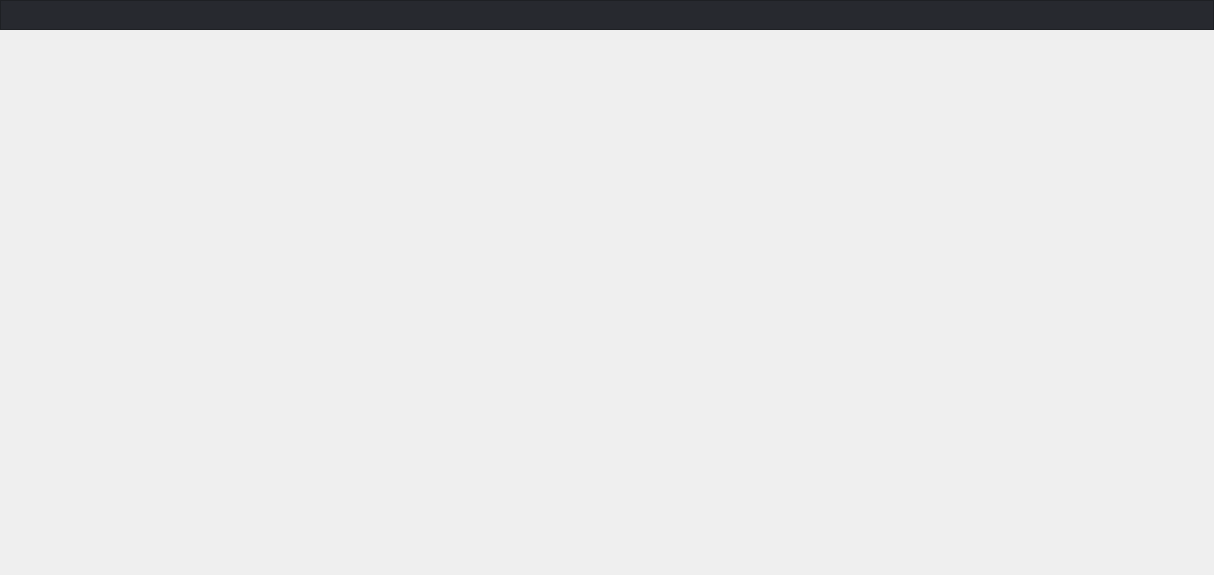
<?xml version="1.0" encoding="UTF-8"?>
<ui version="4.0">
 <class>SupportHolder</class>
 <widget class="QWidget" name="SupportHolder">
  <property name="geometry">
   <rect>
    <x>0</x>
    <y>0</y>
    <width>1214</width>
    <height>575</height>
   </rect>
  </property>
  <property name="windowTitle">
   <string>Form</string>
  </property>
  <layout class="QVBoxLayout" name="verticalLayout_2">
   <property name="spacing">
    <number>0</number>
   </property>
   <property name="leftMargin">
    <number>0</number>
   </property>
   <property name="topMargin">
    <number>0</number>
   </property>
   <property name="rightMargin">
    <number>0</number>
   </property>
   <property name="bottomMargin">
    <number>0</number>
   </property>
   <item>
    <layout class="QVBoxLayout" name="verticalLayout">
     <property name="spacing">
      <number>0</number>
     </property>
     <item>
      <widget class="QFrame" name="frame">
       <property name="minimumSize">
        <size>
         <width>0</width>
         <height>30</height>
        </size>
       </property>
       <property name="maximumSize">
        <size>
         <width>16777215</width>
         <height>30</height>
        </size>
       </property>
       <property name="styleSheet">
        <string notr="true">background-color: rgb(39, 41, 47);
border-bottom: 1px solid rgb(150, 150, 150);</string>
       </property>
       <property name="frameShape">
        <enum>QFrame::StyledPanel</enum>
       </property>
       <property name="frameShadow">
        <enum>QFrame::Raised</enum>
       </property>
       <layout class="QHBoxLayout" name="horizontalLayout_2">
        <property name="spacing">
         <number>0</number>
        </property>
        <property name="leftMargin">
         <number>0</number>
        </property>
        <property name="topMargin">
         <number>0</number>
        </property>
        <property name="rightMargin">
         <number>0</number>
        </property>
        <property name="bottomMargin">
         <number>0</number>
        </property>
        <item>
         <layout class="QHBoxLayout" name="horizontalLayout">
          <item>
           <spacer name="horizontalSpacer">
            <property name="orientation">
             <enum>Qt::Horizontal</enum>
            </property>
            <property name="sizeHint" stdset="0">
             <size>
              <width>40</width>
              <height>20</height>
             </size>
            </property>
           </spacer>
          </item>
          <item>
           <layout class="QHBoxLayout" name="NavigationPanel">
            <property name="spacing">
             <number>2</number>
            </property>
            <item>
             <widget class="QPushButton" name="Minimized_pushButton">
              <property name="minimumSize">
               <size>
                <width>25</width>
                <height>25</height>
               </size>
              </property>
              <property name="maximumSize">
               <size>
                <width>25</width>
                <height>25</height>
               </size>
              </property>
              <property name="styleSheet">
               <string notr="true">QPushButton
{background-color: none;
border: 0px;}
QPushButton:hover
{
	background-color: rgb(74, 79, 90);
}</string>
              </property>
              <property name="text">
               <string/>
              </property>
              <property name="iconSize">
               <size>
                <width>20</width>
                <height>20</height>
               </size>
              </property>
             </widget>
            </item>
            <item>
             <widget class="QPushButton" name="MaximizedNormal_pushButton">
              <property name="minimumSize">
               <size>
                <width>25</width>
                <height>25</height>
               </size>
              </property>
              <property name="maximumSize">
               <size>
                <width>25</width>
                <height>25</height>
               </size>
              </property>
              <property name="styleSheet">
               <string notr="true">QPushButton
{background-color: none;
border: 0px;}
QPushButton:hover
{
	background-color: rgb(74, 79, 90);
}</string>
              </property>
              <property name="text">
               <string/>
              </property>
              <property name="iconSize">
               <size>
                <width>20</width>
                <height>20</height>
               </size>
              </property>
             </widget>
            </item>
            <item>
             <widget class="QPushButton" name="Close_pushButton">
              <property name="minimumSize">
               <size>
                <width>25</width>
                <height>25</height>
               </size>
              </property>
              <property name="maximumSize">
               <size>
                <width>25</width>
                <height>25</height>
               </size>
              </property>
              <property name="styleSheet">
               <string notr="true">QPushButton
{
background-color: rgba(255, 255, 255, 0);
border: 0px;
}
QPushButton:hover
{
background-color: rgb(255, 0, 0);
}</string>
              </property>
              <property name="text">
               <string/>
              </property>
              <property name="icon">
               <iconset>
                <normaloff>ApplicationIcons/CloseCross.png</normaloff>ApplicationIcons/CloseCross.png</iconset>
              </property>
              <property name="iconSize">
               <size>
                <width>12</width>
                <height>12</height>
               </size>
              </property>
             </widget>
            </item>
           </layout>
          </item>
         </layout>
        </item>
       </layout>
      </widget>
     </item>
     <item>
      <widget class="QWidget" name="Main" native="true"/>
     </item>
    </layout>
   </item>
  </layout>
 </widget>
 <resources/>
 <connections/>
</ui>
